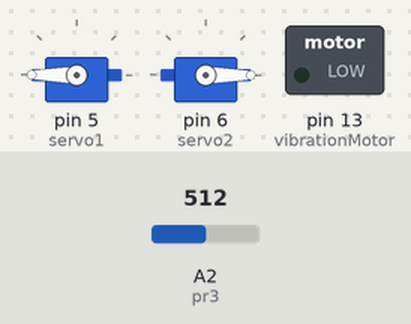
A sketch run on a simulated Arduino Nano, built with avr-gcc and run on an emulated ATmega328P. Shown: 2 × servo, switched loads named in the sketch (green lamp = pin HIGH). The inputs (shaded band) are chosen by the test bench; at power-on: A2 (pr3) = 512. Random numbers use the default seed unless the sketch sets one.

Above: at 0.05 s.
At 1.95 s:
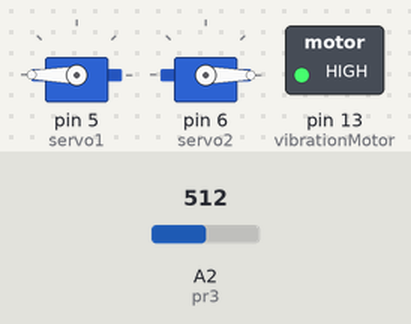
At 3.85 s:
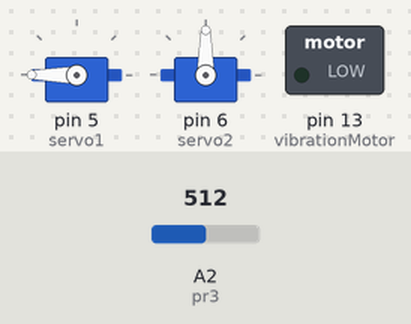
At 7.75 s:
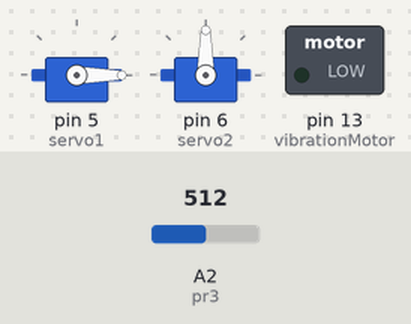
At 11.65 s:
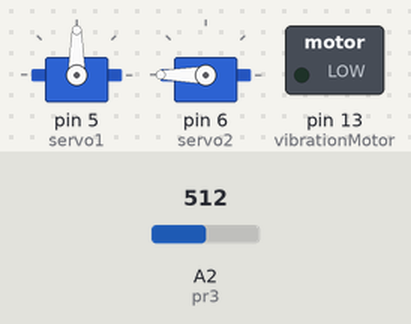
At 15.55 s:
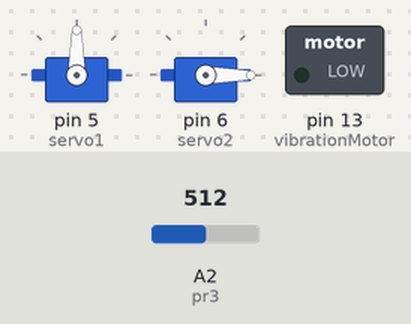
Timing chart, 0 to 20.3 s (numbered marks = the images above):
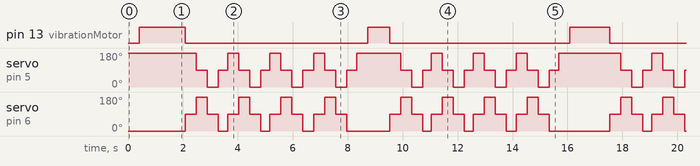

The sketch:

LightFindingSmarticle.ino
```cpp
#include <Servo.h>

#define servo1 5//5 red
#define servo2 6//6 red

#define vibrationMotor     13      // CHANGE BACK TO a6
#define mic     A6      // CHANGE BACK TO a6
#define stressPin A7    // CHANGE BACK TO orig a7 or a3
#define randPin A4    // CHANGE BACK TO a7
#define led 13    //13 SCK

#define pr1 A0 // front PR sensor
#define pr2 A1 // back PR sensor
#define pr3 A2 // side PR sensor

Servo S1;
Servo S2;
const int SERVONUM = 1;
uint16_t const del = 400;
static int p1 = 1500; static int p2 = 1500;
uint8_t minn = 0; uint8_t maxx = 180; uint8_t midd = 90;

int lightLevel;
int lightLevel2;
void rightDiamond();

void setup() {
  // put your setup code here, to run once:
  S1.attach(servo1,600,2400);
  S2.attach(servo2,600,2400);

  //pinMode(led,OUTPUT);
  pinMode(vibrationMotor,OUTPUT);
  pinMode(stressPin,INPUT);
  pinMode(mic,INPUT);

  randomSeed(analogRead(randPin));
}

void loop() {
  //place robot down

  lightLevel = analogRead(pr3);//compute and store value of light

  nShape();
  vibrate();//pick direction at random- will add exponential later

  for(int i = 0; i < 4 ; i++){//go step and try to follow positive gradient
    rightDiamond();
    lightLevel2 = lightLevel;//lightLevel is current
    lightLevel = analogRead(pr3);
    if(lightLevel < lightLevel2){//if new light is darker
      break;
    }
  }


}
//uint8_t minn = 0; uint8_t maxx = 180; uint8_t midd = 90;
void rightDiamond() {
  int A1[] = {maxx,midd,minn,midd};
  int A2[] = {midd,maxx,midd,minn};
  for (int i = 0; i < (sizeof(A1)/sizeof(int)); i++)
  {
    S1.writeMicroseconds(p1 = A1[i] * 10 + 600);
    S2.writeMicroseconds(p2 = A2[i] * 10 + 600);
    if(i==(sizeof(A1)/sizeof(int))-1)
    {
      delay(del-100);
      delay(random(100));
    }
    else
      delay(del);
  }
}

void vibrate() {
  digitalWrite(vibrationMotor, HIGH);
  delay(random(500, 2000));
  digitalWrite(vibrationMotor, LOW);
}
void nShape() {
  S1.writeMicroseconds(1500 + 900);
  S2.writeMicroseconds(1500 - 900);
  delay(del);
}
```

Measured:
- by itself, pin 13 (vibrationMotor): moves between LOW and HIGH, repeating every 15.6 s
- by itself, servo on pin 5 (servo1), servo on pin 6 (servo2): moves between 0° and 180°, repeating every 15.6 s
